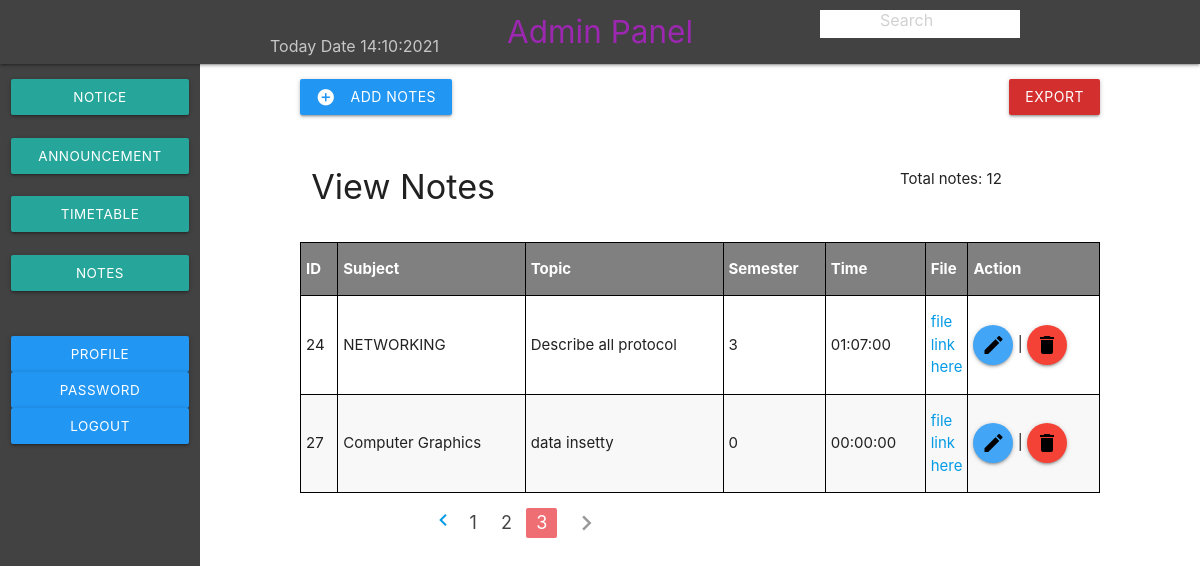
Page /admin_notes.php?start=3 (signed in) on the committed database.
### tables this page shows
CREATE TABLE `notes` (
  `id` int(11) NOT NULL,
  `subject` varchar(100) NOT NULL,
  `topic` text NOT NULL,
  `semester` int(11) NOT NULL,
  `time` time NOT NULL,
  `file` varchar(255) NOT NULL
);

### admin_notes.php (the view, shortened to what this page needs)
<?php
require "admin_top.php";
?>
        <div class="content col l10 m10 s12 " style="height: 100vh;">
            <div class="section">
                <button class="btn  blue toggle_btn m3 " id="timetable_add" onclick="toggle_form();"> <i
                        class="material-icons left">add_circle</i>Add Notes</button>
                <div class="right">
                    <button id="export" class="btn red hoverable darken-2">Export</button>
                </div>
            </div>
            <div class=" col l9 m9 s12">
                <h4>View Notes</h4>
                <br>
            </div>
            <div class="container-fluid">
                <?php
                        $per_page_result=5;
                        $start=0;
                        $current_page=1;
                        if(isset($_GET['start'])){
                            $start=$_GET['start'];
                            if($start<=0){
                                $start=0;
                                $current_page=1;
                            }
                            else{
                                $current_page=$start;
                                $start=$start-1;
                                $start=$start*$per_page_result;
                            }
                        }
                        $total_record=mysqli_num_rows(mysqli_query($con,"select * from notes"));
                        $pagi=ceil($total_record/$per_page_result);
                         $sql="select * from notes ORDER BY time desc limit  $start,$per_page_result ";
                        $response=mysqli_query($con,$sql) or die(mysqli_error($con));
                    ?>
          <?php
                if($response){
                if($records=mysqli_num_rows($response)>0){
                    echo "<br>Total notes: $total_record";
                    echo"<br>";
            ?>
        <div id="show_table_id" >
            <table class="table striped bordered highlight" id="table_timetable ">
            <?php
                echo "
                <tr >
                    <th >ID</th>
                    <th >Subject</th>
                    <th >Topic</th>
                    <th >Semester</th>
                    <th style='width:100px;'>Time</th>
                    <th style='width:10px;'>File</th>
                    <th style='min-width:70px;'>Action</th>
                </tr>";
                while($data=mysqli_fetch_assoc($response)){
                echo "<tr>";
                echo"
                <td data-label='Id'>$data[id]</td>
                <td data-label='Subject'>$data[subject]</td>
                <td data-label='Topic'>$data[topic]</td>
                <td data-label='Semester'>$data[semester]</td>
                <td data-label='Time'>$data[time]</td>
                <td data-label='File'><a href='media/$data[file]' >file link here</a> </td>
                <td data-label='Action'><a href='timetable_eid.php?eid=$data[id]'  class='btn btn-floating  blue lighten-1 ' id='loginbtn'><i class='material-icons left black-text'>edit</i></a>
                 | <a href='delete_timetable.php?did=$data[id]&dfile=$data[file] 'class='btn btn-floating btn-group-lg red'><i class='material-icons left black-text'>delete</i></a></td> ";
                echo"</tr>";
            }
          }
      }
            echo "</table>";
            ?>
                    </div>
            </div>
            <div class="container">
                <div class="col s12 ">
                    <ul class="pagination">
                        <a href="admin_panel.php?start=<?php echo $current_page-1;?>">
                            <i class="material-icons">chevron_left</i></a>
                        <?php
                    for($i=1;$i<=$pagi;$i++){
                        $class='';
                        if($current_page==$i){
                            $class='active';
                        }
                    ?>
                        <li class="waves-effect <?php echo $class; ?>"><a href="?start=<?php echo $i;?>">
                                <?php echo $i;?>
                            </a></li>
                        <?php
            }
            if($current_page==$pagi){
                echo "<li class='disabled'>";
            }
                ?>
                        <a href="admin_panel.php?start=<?php echo $current_page+1;?>">
                            <i class="material-icons">chevron_right</i></a>
                        </li>
                    </ul>
                </div>
            </div>
        </div>
</body>
</html>

### admin_top.php (style rules this page uses)
html { scroll-behavior: smooth; }
.row .content { padding: 0 100px 10px; }
.content { margin-left:200px; }
.table tr th { background: grey; color:white; }
.table tr,th,td { border:.6px solid black; }

### rows in the picture
notes: id "24", subject "NETWORKING", topic "Describe all protocol", semester "3", time "01:07:00"
notes: id "27", subject "Computer Graphics", topic "data insetty", semester "0", time "00:00:00"

### other values in the picture
$total_record "12"
